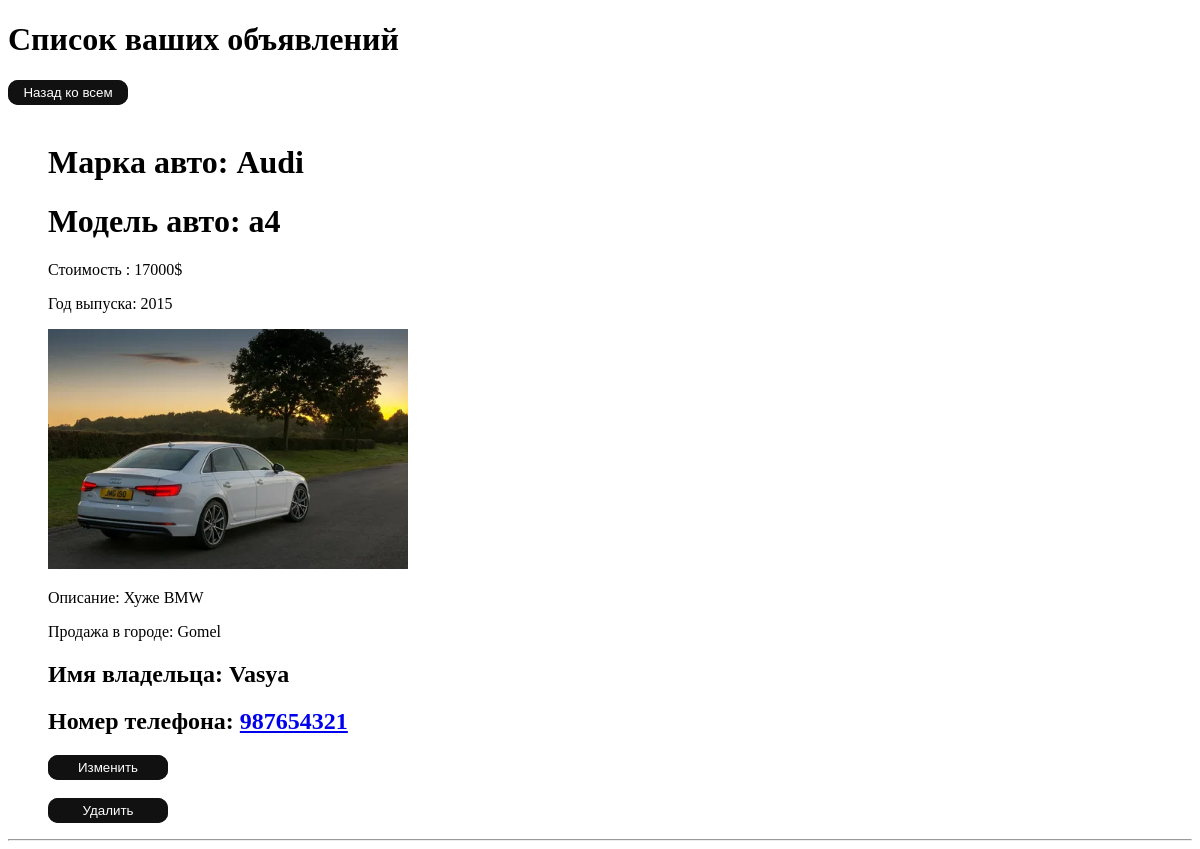
The page /my_post/ (signed in) on the database as committed earlier.
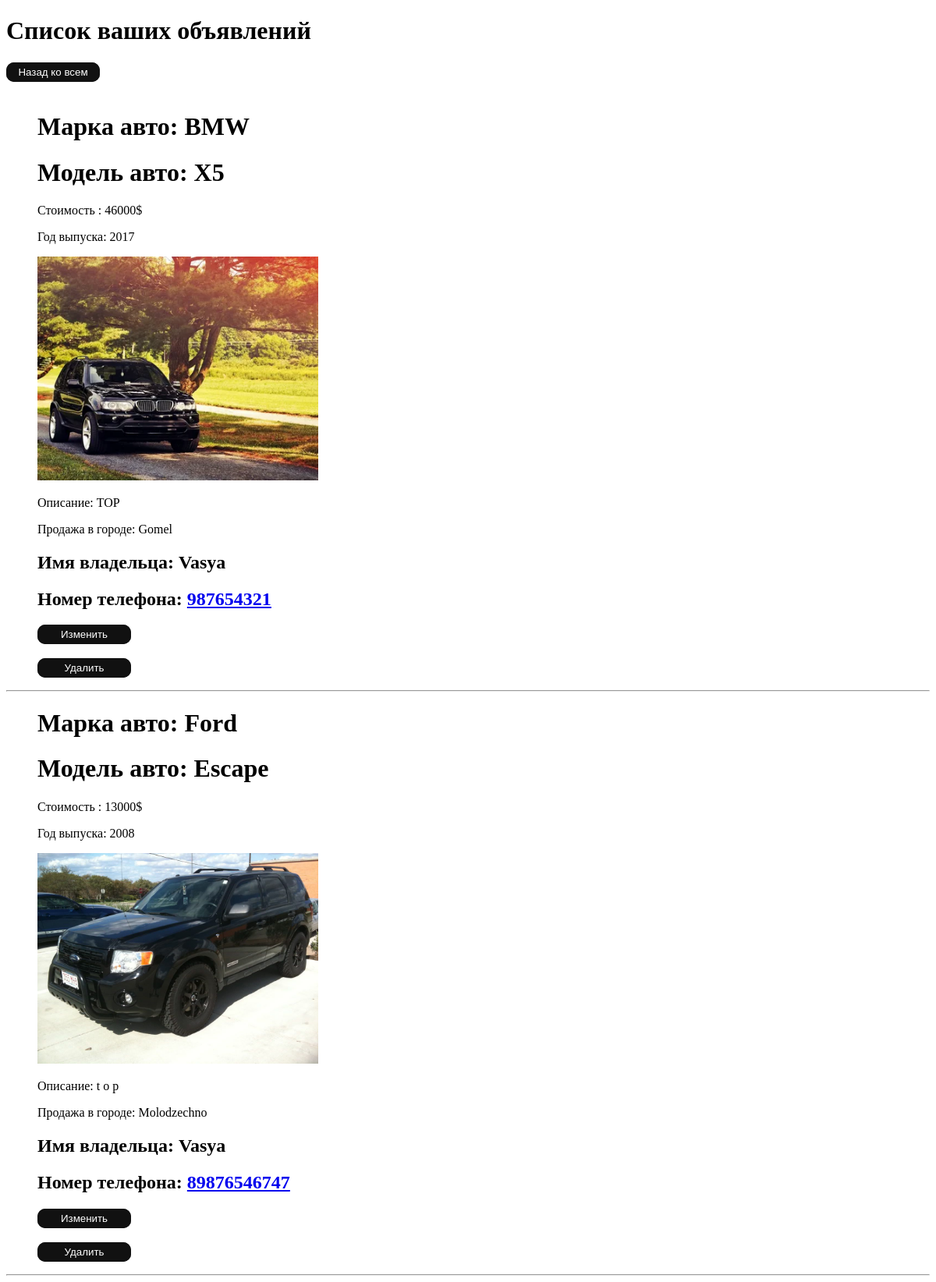
The same page on the database as committed later.
### main/models.py (models this page shows, shortened)
class Post(models.Model):
    car_brand = models.CharField(
        blank=True, null=True, max_length=20, verbose_name="Марка авто "
    )
    car_model = models.CharField(
        blank=True, null=True, max_length=20, verbose_name="Модель авто "
    )
    name_user = models.CharField(max_length=20, verbose_name="Ваше имя ")
    number_user = models.IntegerField(verbose_name="Контактный телефон ")
    cost = models.IntegerField(verbose_name="Стоимость авто ")
    year = models.IntegerField(verbose_name="Год выпуска ")
    content = models.TextField(verbose_name="Описание авто ")
    photo = models.ImageField(
        verbose_name="Фотография авто ", upload_to="all_photos/%Y/%m/%d/"
    )
    city = models.CharField(max_length=20, verbose_name="Продажа в городе ")
    time_create = models.DateTimeField(auto_now_add=True)
    key = models.ForeignKey(User, blank=True, null=True, on_delete=models.CASCADE)
    tag = models.ForeignKey("Tag", blank=True, null=True, on_delete=models.CASCADE)

### main/views.py (the view)
# urls.py: path('my_post/', views.MyPostList.as_view(), name='my_post_list'),
class MyPostList(LoginRequiredMixin, ListView):
    model = Post
    template_name = "main/my_post_list.html"
    def get_queryset(self):
        my_post = Post.objects.filter(key_id=self.request.user)
        return {"my_post": my_post}

### main/templates/main/my_post_list.html
{% extends 'main/base.html' %}
{% block content %}
<h1>Список ваших объявлений</h1>
<a href="{% url 'app_vladislav_yurenya:all_post' %}">
        <button class="glow-on-hover" type="submit">Назад ко всем</button>
    </a><br><br>
{% for i in object_list.my_post %}
<ul>
    <h1>Марка авто: {{ i.car_brand }}</h1>
    <h1>Модель авто: {{ i.car_model }}</h1>
    <p>Стоимость : {{ i.cost }}$</p>
    <p>Год выпуска: {{ i.year }}</p>
    <p><img class="img-article-left thumb" src="{{ i.photo.url }}" width="360px" ></p>
    <p>Описание: {{ i.content }}</p>
    <p>Продажа в городе: {{ i.city }}</p>
    <h2>Имя владельца: {{ i.name_user }}</h2>
    <h2>Номер телефона: <a href="tel:{{ i.number_user }}">{{ i.number_user }}</a></h2>
        <a href="{% url 'app_vladislav_yurenya:my_post_update' i.pk %}">
        <button class="glow-on-hover" type="submit">Изменить</button>
    </a><br><br>
      <a href="{% url 'app_vladislav_yurenya:my_post_delete' i.pk %}">
        <button class="glow-on-hover" type="submit">Удалить</button>
    </a>
</ul><hr>
{% endfor %}
{% endblock %}

Rows that differ between the two databases and show on the page:
removed Post: car_brand "Audi", car_model "a4", cost "17000", year "2015", photo (picture), content "Хуже BMW", city "Gomel", name_user "Vasya", number_user "987654321"
added Post: car_brand "BMW", car_model "X5", cost "46000", year "2017", photo (picture), content "TOP", city "Gomel", name_user "Vasya", number_user "987654321"
added Post: car_brand "Ford", car_model "Escape", cost "13000", year "2008", photo (picture), content "t o p", city "Molodzechno", name_user "Vasya", number_user "89876546747"
